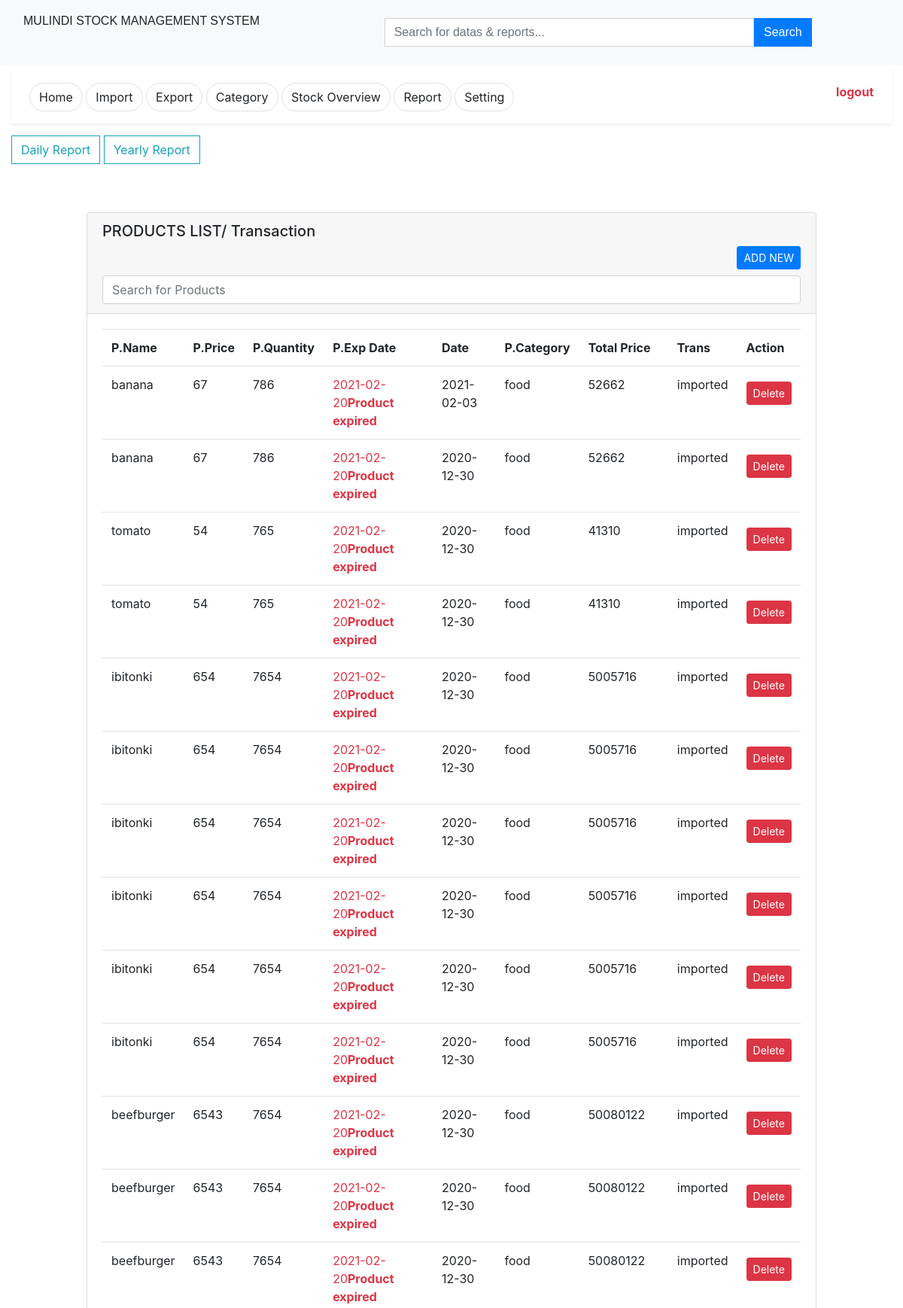
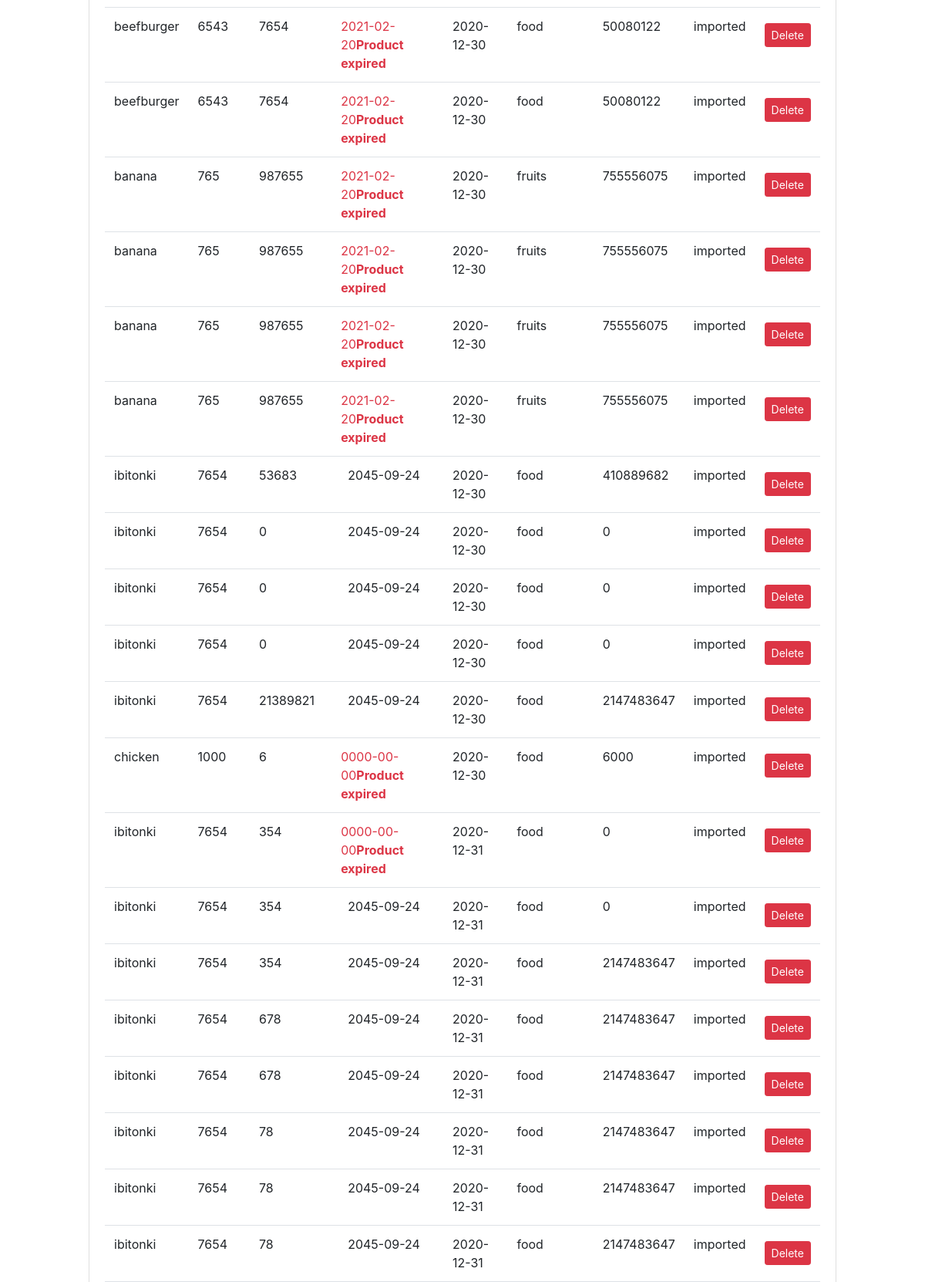
The app's page /report.php (signed in, upper part) with its own data (2 pictures, top to bottom).
### tables this page shows
CREATE TABLE `notification` (
  `p_id` int(11) NOT NULL,
  `p_name` varchar(255) NOT NULL,
  `p_quantity` int(11) NOT NULL,
  `measure` varchar(24) NOT NULL,
  `p_price` int(11) NOT NULL,
  `p_category` varchar(255) NOT NULL,
  `total_price` int(11) NOT NULL,
  `trans` varchar(255) NOT NULL,
  `exp_date` date NOT NULL,
  `date_e` date NOT NULL
);

### report.php (the view, shortened to what this page needs)
<?php include('conn.php')?>
<?php include('header.php')?>
<body>
	<div class="container-fluid">
  		<div class="row">
  			<div class="col-lg-12">
				<?php include('sidenav.php')?>
  			</div>
  			<div class="col-lg-12 mt-3">
				<a href="reporta.php?report=<?php echo"Daily Report"?>" class="btn btn-outline-info rounded-0">Daily Report</a>
				<a href="reporta.php?report=<?php echo"Yearly Report"?>" class="btn btn-outline-info rounded-0">Yearly Report</a>
  			</div>
  			<div class="col-lg-12">
				  <div class="row justify-content-center mt-5">
				    <div class="col-lg-10 mt-2">
				      <div class="card">
				          <div class="card-header">
				            <h5>PRODUCTS LIST/ Transaction</h5>
				            <a href="import.php" class="mb-2 btn btn-sm btn-primary float-right">ADD NEW</a>
					            <input type="text" id="myInput" onkeyup="myFunction()" placeholder="Search for Products" class="mt-2 form-control">
				          </div>
				          <div class="card-body table-responsive">
				          	  <?php
					              $select=mysqli_query($conn,"SELECT * FROM notification");
					                if(mysqli_num_rows($select) > 0) {
					                  ?>
					                  <table class="table" id="myTable">
					                  	<tr>
					                  		<th>P.Name</th>
					                  		<th>P.Price</th>
					                  		<th>P.Quantity</th>
					                  		<th>P.Exp Date</th>
					                  		<th>Date</th>
					                  		<th>P.Category</th>
					                  		<th>Total Price</th>
					                  		<th>Trans</th>
					                  		<th>Action</th>
					                  	</tr>
						                  <?php
						                  while ($fetch=mysqli_fetch_array($select)) {
						                  	if ($fetch['exp_date'] < date('Y-m-d')) {
						                  		$exp="<span class='text-danger font-weight-bold'>Product expired</span>";
						                  		$dateexp="<span class='text-danger'>".$fetch['exp_date']."</span>";
						                  	}else{
						                  		$exp="";
						                  		$dateexp="&nbsp;&nbsp;<span>".$fetch['exp_date']."</span>";
						                  	}
						                  	?>
						                    <tr>
						                    	<td>
						                    		<?php echo$fetch['p_name']?>
						                    	</td>
						                    	<td>
						                    		<?php echo$fetch['p_price']?>
						                    	</td>
						                    	<td>
						                    		<?php echo$fetch['p_quantity']?>
						                    	</td>
						                    	<td>
						                    		<?php
						                    			if ($fetch['exp_date'] < date('Y-m-d')) {			      echo $dateexp;
						                    				echo $exp;
						                    			}else{
															echo $dateexp;
						                    			}
						                    		?>
						                    	</td>
						                    	<td>
						                    		<?php echo$fetch['date_e']?>
						                    	</td>
						                    	<td>
						                    		<?php echo$fetch['p_category']?>
						                    	</td>
						                    	<td>
						                    		<?php echo$fetch['total_price']?>
						                    	</td>
						                    	<td>
		                    					<?php echo$fetch['trans']?>
		                    					</td>
						                    	<td>
						                    		<a href="deleteall.php?id=<?php echo$fetch['p_id']?>" class="btn btn-sm btn-danger mt-2">Delete</a>
						                    	</td>
						                    </tr>
						                    <?php
						                  }
						                  ?>
					                  	</table>
					                  <?php
					                }else{
					                ?>
					                <p class="alert alert-warning">No Product: <a href="import.php" class="text-info" >Add New</a></p>
					                <?php
					              }
					           ?>
				          </div>
				      </div>
				  </div>
				</div>
  			</div>
  		</div>
  	</div>
</body>
</html>

### records on screen
notification: p_name "banana", p_price "67", p_quantity "786", exp_date "2021-02-20", shows "Product expired", date_e "2021-02-03", p_category "food", total_price "52662", trans "imported"
notification: p_name "banana", p_price "67", p_quantity "786", exp_date "2021-02-20", shows "Product expired", date_e "2020-12-30", p_category "food", total_price "52662", trans "imported"
notification: p_name "tomato", p_price "54", p_quantity "765", exp_date "2021-02-20", shows "Product expired", date_e "2020-12-30", p_category "food", total_price "41310", trans "imported"
notification: p_name "tomato", p_price "54", p_quantity "765", exp_date "2021-02-20", shows "Product expired", date_e "2020-12-30", p_category "food", total_price "41310", trans "imported"
notification: p_name "ibitonki", p_price "654", p_quantity "7654", exp_date "2021-02-20", shows "Product expired", date_e "2020-12-30", p_category "food", total_price "5005716", trans "imported"
notification: p_name "ibitonki", p_price "654", p_quantity "7654", exp_date "2021-02-20", shows "Product expired", date_e "2020-12-30", p_category "food", total_price "5005716", trans "imported"
notification: p_name "ibitonki", p_price "654", p_quantity "7654", exp_date "2021-02-20", shows "Product expired", date_e "2020-12-30", p_category "food", total_price "5005716", trans "imported"
notification: p_name "ibitonki", p_price "654", p_quantity "7654", exp_date "2021-02-20", shows "Product expired", date_e "2020-12-30", p_category "food", total_price "5005716", trans "imported"
notification: p_name "ibitonki", p_price "654", p_quantity "7654", exp_date "2021-02-20", shows "Product expired", date_e "2020-12-30", p_category "food", total_price "5005716", trans "imported"
notification: p_name "ibitonki", p_price "654", p_quantity "7654", exp_date "2021-02-20", shows "Product expired", date_e "2020-12-30", p_category "food", total_price "5005716", trans "imported"
notification: p_name "beefburger", p_price "6543", p_quantity "7654", exp_date "2021-02-20", shows "Product expired", date_e "2020-12-30", p_category "food", total_price "50080122", trans "imported"
notification: p_name "beefburger", p_price "6543", p_quantity "7654", exp_date "2021-02-20", shows "Product expired", date_e "2020-12-30", p_category "food", total_price "50080122", trans "imported"
notification: p_name "beefburger", p_price "6543", p_quantity "7654", exp_date "2021-02-20", shows "Product expired", date_e "2020-12-30", p_category "food", total_price "50080122", trans "imported"
notification: p_name "beefburger", p_price "6543", p_quantity "7654", exp_date "2021-02-20", shows "Product expired", date_e "2020-12-30", p_category "food", total_price "50080122", trans "imported"
notification: p_name "beefburger", p_price "6543", p_quantity "7654", exp_date "2021-02-20", shows "Product expired", date_e "2020-12-30", p_category "food", total_price "50080122", trans "imported"
notification: p_name "banana", p_price "765", p_quantity "987655", exp_date "2021-02-20", shows "Product expired", date_e "2020-12-30", p_category "fruits", total_price "755556075", trans "imported"
notification: p_name "banana", p_price "765", p_quantity "987655", exp_date "2021-02-20", shows "Product expired", date_e "2020-12-30", p_category "fruits", total_price "755556075", trans "imported"
notification: p_name "banana", p_price "765", p_quantity "987655", exp_date "2021-02-20", shows "Product expired", date_e "2020-12-30", p_category "fruits", total_price "755556075", trans "imported"
notification: p_name "banana", p_price "765", p_quantity "987655", exp_date "2021-02-20", shows "Product expired", date_e "2020-12-30", p_category "fruits", total_price "755556075", trans "imported"
notification: p_name "ibitonki", p_price "7654", p_quantity "53683", exp_date "2045-09-24", date_e "2020-12-30", p_category "food", total_price "410889682", trans "imported"
notification: p_name "ibitonki", p_price "7654", p_quantity "0", exp_date "2045-09-24", date_e "2020-12-30", p_category "food", total_price "0", trans "imported"
notification: p_name "ibitonki", p_price "7654", p_quantity "0", exp_date "2045-09-24", date_e "2020-12-30", p_category "food", total_price "0", trans "imported"
notification: p_name "ibitonki", p_price "7654", p_quantity "0", exp_date "2045-09-24", date_e "2020-12-30", p_category "food", total_price "0", trans "imported"
notification: p_name "ibitonki", p_price "7654", p_quantity "21389821", exp_date "2045-09-24", date_e "2020-12-30", p_category "food", total_price "2147483647", trans "imported"
notification: p_name "chicken", p_price "1000", p_quantity "6", exp_date "0000-00-00", shows "Product expired", date_e "2020-12-30", p_category "food", total_price "6000", trans "imported"
notification: p_name "ibitonki", p_price "7654", p_quantity "354", exp_date "0000-00-00", shows "Product expired", date_e "2020-12-31", p_category "food", total_price "0", trans "imported"
notification: p_name "ibitonki", p_price "7654", p_quantity "354", exp_date "2045-09-24", date_e "2020-12-31", p_category "food", total_price "0", trans "imported"
notification: p_name "ibitonki", p_price "7654", p_quantity "354", exp_date "2045-09-24", date_e "2020-12-31", p_category "food", total_price "2147483647", trans "imported"
notification: p_name "ibitonki", p_price "7654", p_quantity "678", exp_date "2045-09-24", date_e "2020-12-31", p_category "food", total_price "2147483647", trans "imported"
notification: p_name "ibitonki", p_price "7654", p_quantity "678", exp_date "2045-09-24", date_e "2020-12-31", p_category "food", total_price "2147483647", trans "imported"
notification: p_name "ibitonki", p_price "7654", p_quantity "78", exp_date "2045-09-24", date_e "2020-12-31", p_category "food", total_price "2147483647", trans "imported"
notification: p_name "ibitonki", p_price "7654", p_quantity "78", exp_date "2045-09-24", date_e "2020-12-31", p_category "food", total_price "2147483647", trans "imported"
notification: p_name "ibitonki", p_price "7654", p_quantity "78", exp_date "2045-09-24", date_e "2020-12-31", p_category "food", total_price "2147483647", trans "imported"
